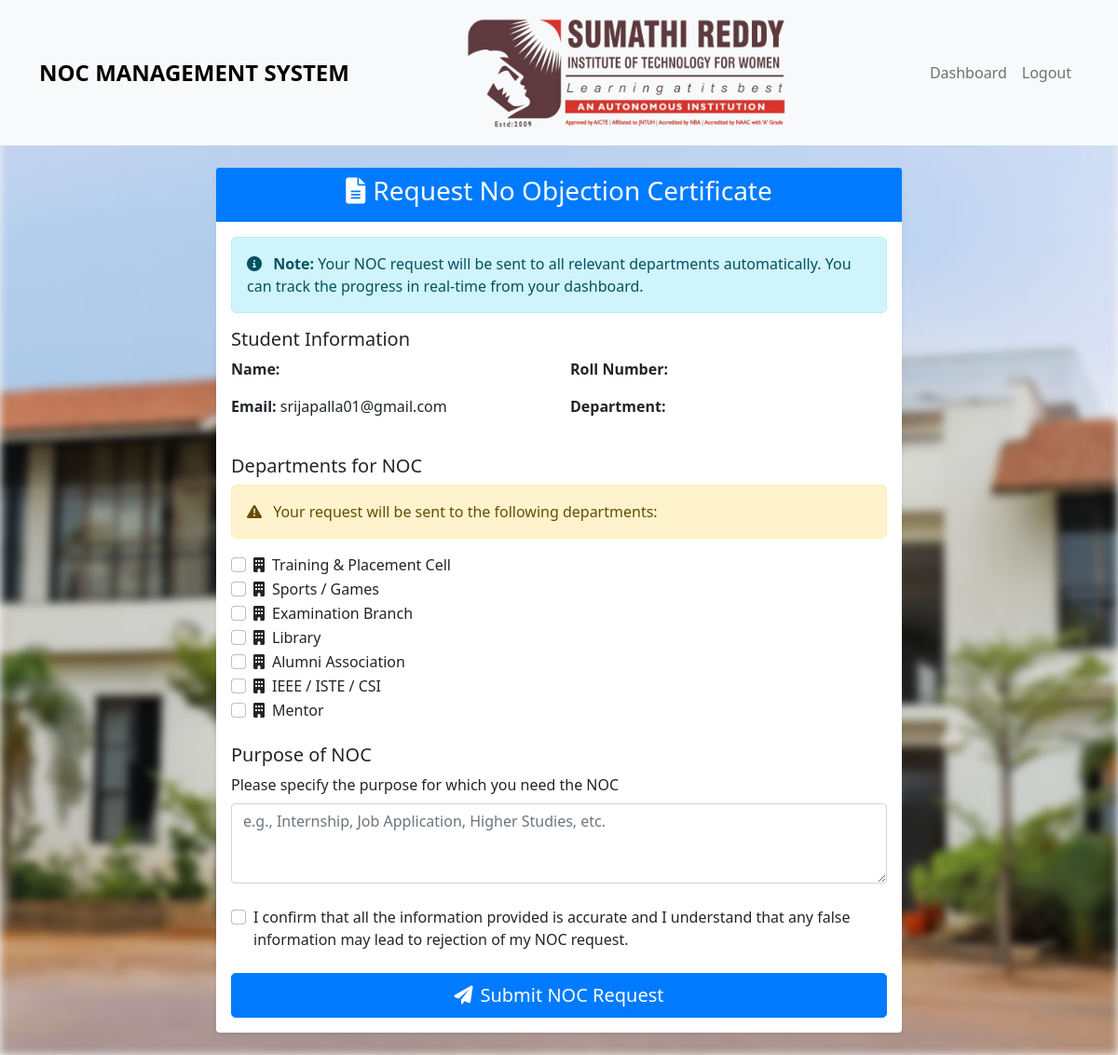
Page /request-noc (signed in) on the committed database.
### app.py (models this page shows, shortened)
class Admin(UserMixin, db.Model):
    id = db.Column(db.Integer, primary_key=True)
    username = db.Column(db.String(50), unique=True, nullable=False)
    email = db.Column(db.String(120), unique=True, nullable=False)
    password_hash = db.Column(db.String(200), nullable=False)

class Department(db.Model):
    id = db.Column(db.Integer, primary_key=True)
    name = db.Column(db.String(100), unique=True, nullable=False)
    email = db.Column(db.String(120), unique=True, nullable=False)
    head_name = db.Column(db.String(100), nullable=False)
    type = db.Column(db.String(50), nullable=False)  # e.g., 'academic', 'administrative'
    designation = db.Column(db.String(100), nullable=True)

### app.py (the view, shortened to what this page needs)
@app.route('/request-noc', methods=['GET', 'POST'])
@login_required
def request_noc():
    departments = Department.query.all()
    return render_template('request_noc.html', departments=departments)

### app.py (called while the page is built, shortened)
@login_manager.user_loader
def load_user(user_id):
    if str(user_id).startswith('admin_'):
        return Admin.query.get(int(user_id.split('_')[1]))

### templates/request_noc.html (shortened to what this page needs)
{% extends "base.html" %}  {% block content %}
<div class="row">
  <div class="col-lg-8 mx-auto">
    <div class="card">
      <div class="card-header text-center">
        <h3>
          <i class="fas fa-file-alt me-2"></i>Request No Objection Certificate
        </h3>
      </div>
      <div class="card-body">
        <div class="alert alert-info">
          <i class="fas fa-info-circle me-2"></i>
          <strong>Note:</strong> Your NOC request will be sent to all relevant
          departments automatically. You can track the progress in real-time
          from your dashboard.
        </div>
        <form method="POST" action="{{ url_for('request_noc') }}">
          <div class="mb-4">
            <h5>Student Information</h5>
            <div class="row">
              <div class="col-md-6">
                <p><strong>Name:</strong> {{ current_user.full_name }}</p>
              </div>
              <div class="col-md-6">
                <p>
                  <strong>Roll Number:</strong> {{ current_user.roll_no }}
                </p>
              </div>
              <div class="col-md-6">
                <p><strong>Email:</strong> {{ current_user.email }}</p>
              </div>
              <div class="col-md-6">
                <p>
                  <strong>Department:</strong> {{ current_user.department }}
                </p>
              </div>
            </div>
          </div>
          <div class="mb-4">
            <h5>Departments for NOC</h5>
            <div class="alert alert-warning">
              <i class="fas fa-exclamation-triangle me-2"></i>
              Your request will be sent to the following departments:
            </div>
            {% for department in departments %}
            <div class="form-check">
              <input
                class="form-check-input"
                type="checkbox"
                name="departments"
                value="{{ department.name }}"
                id="dept{{ department.name | replace(' ', '') }}"
              />
              <label class="form-check-label" for="dept{{ department.name | replace(' ', '') }}">
                <i class="fas fa-building me-2"></i>{{ department.name }}
              </label>
            </div>
            {% endfor %}
          </div>
          <div class="mb-4">
            <h5>Purpose of NOC</h5>
            <div class="mb-3">
              <label for="purpose" class="form-label"
                >Please specify the purpose for which you need the NOC</label
              >
              <textarea
                class="form-control"
                id="purpose"
                name="purpose"
                rows="3"
                placeholder="e.g., Internship, Job Application, Higher Studies, etc."
              ></textarea>
            </div>
          </div>
          <div class="mb-4">
            <div class="form-check">
              <input
                class="form-check-input"
                type="checkbox"
                id="terms"
                required
              />
              <label class="form-check-label" for="terms">
                I confirm that all the information provided is accurate and I
                understand that any false information may lead to rejection of
                my NOC request.
              </label>
            </div>
          </div>
          <div class="d-grid">
            <button type="submit" class="btn btn-primary btn-lg">
              <i class="fas fa-paper-plane me-2"></i>Submit NOC Request
            </button>
          </div>
        </form>
      </div>
    </div>
  </div>
</div>
{% endblock %}

### static/style.css (style rules this page uses)
:root { --primary-color: #007bff; --secondary-color: #6c757d; --success-color: #28a745; --danger-color: #dc3545; --warning-color: #ffc107; --info-color: #17a2b8; --light-color: #f8f9fa; --dark-color: #343a40; }
body { font-family: "Segoe UI", Tahoma, Geneva, Verdana, sans-serif; background-color: #f5f5f5; }
.card { border: none; box-shadow: 0 0.125rem 0.25rem rgba(0, 0, 0, 0.075); margin-bottom: 1.5rem; }
.card-header { background-color: var(--primary-color); color: white; border-bottom: none; }
.btn-primary { background-color: var(--primary-color); border-color: var(--primary-color); }
.alert { border-radius: 0.375rem; }

### rows in the picture
Admin: email "srijapalla01@gmail.com"
Department: name "Training & Placement Cell"
Department: name "Sports / Games"
Department: name "Examination Branch"
Department: name "Library"
Department: name "Alumni Association"
Department: name "IEEE / ISTE / CSI"
Department: name "Mentor"
